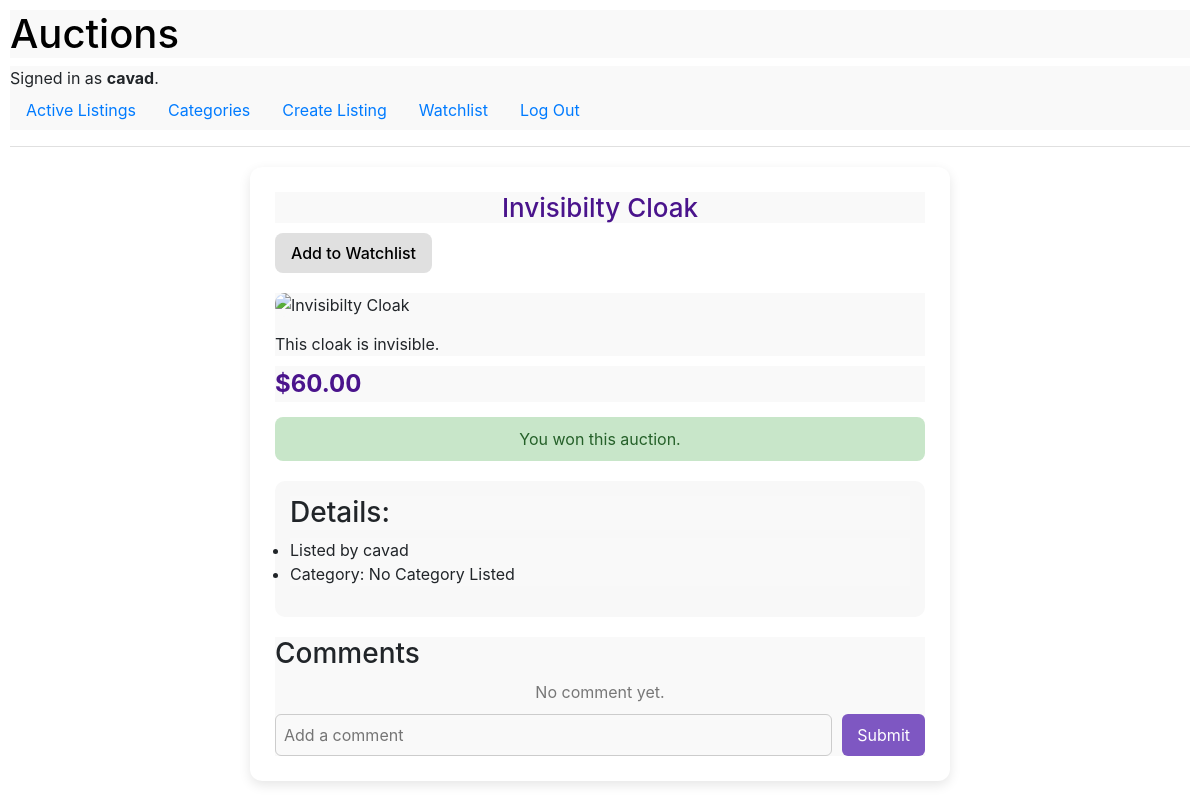
Before: /listing/1/ (signed in) with the older database file.
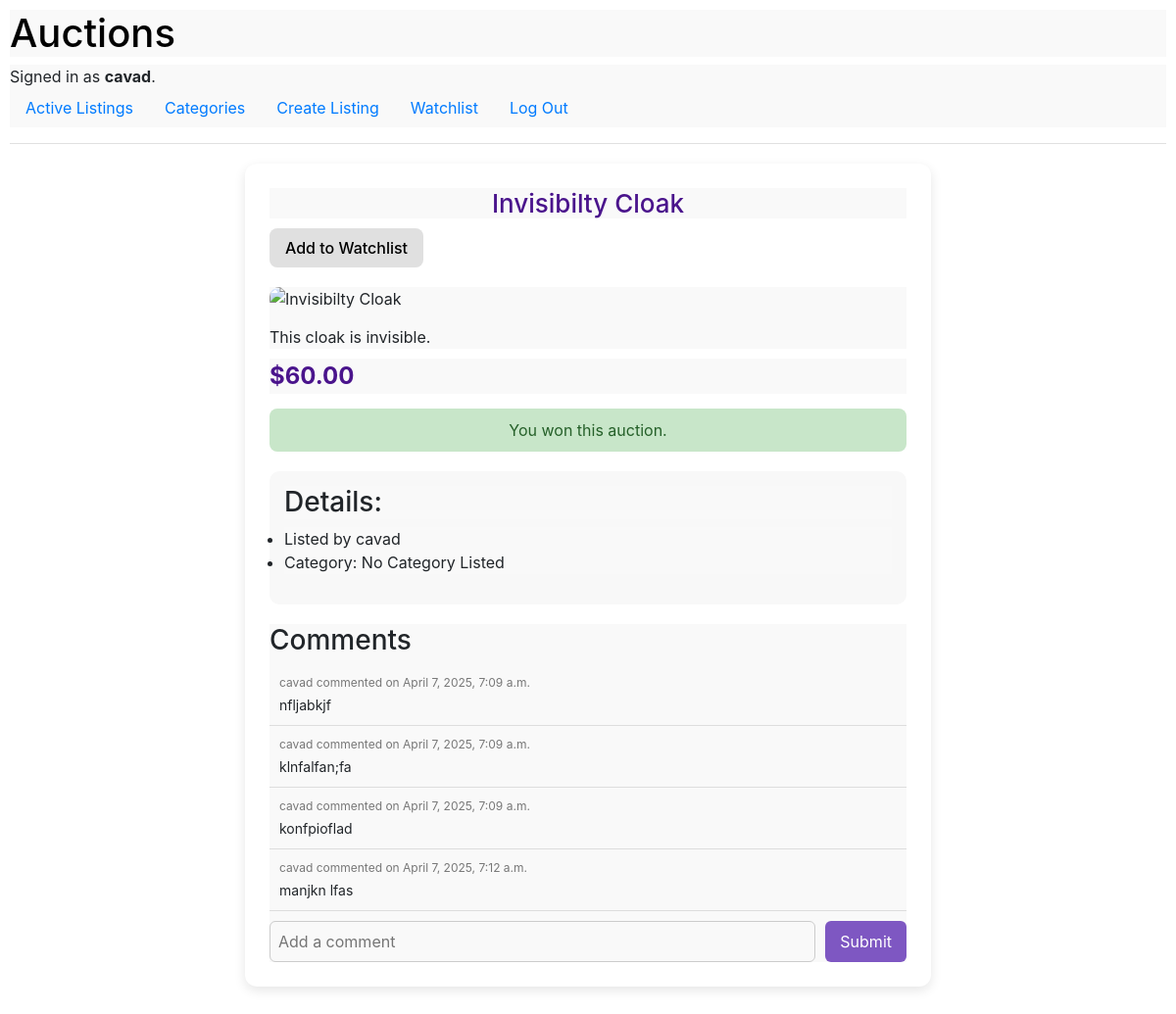
After: the same page with the newer database file.
### auctions/models.py (models this page shows, shortened)
class Comment(models.Model):
    listing = models.ForeignKey(Listing, on_delete=models.CASCADE, related_name="comments")
    author = models.ForeignKey(User, on_delete=models.CASCADE, related_name="comments")
    content = models.TextField()
    timestamp = models.DateTimeField(auto_now_add=True)

class User(AbstractUser):
    pass

### auctions/views.py (the view)
# urls.py: path("listing/<int:id>/", views.open_listing, name="open_listing"),
@login_required
def open_listing(request, id):
    listing = Listing.objects.get(pk=id)
    count = Listing.objects.get(pk=id).bids.all().count()
    comments = listing.comments.all()
    try:
        is_watching = True if User.objects.get(pk=request.user.id).watchlist.get(listing=listing) else False
    except:
        is_watching = False
    context = {"listing": listing, "count": count, 'is_watching': is_watching, 'comments': comments}
    return render(request, 'auctions/listing.html', context)

### auctions/templates/auctions/listing.html (shortened to what this page needs)
{% extends 'auctions/layout.html' %}
{% block body %}
<div class="single-listing-container">
    <h1 class="single-listing-title">{{ listing.title }}</h1>
    {% if is_watching %}
    <a href="{% url 'remove_watching' listing.id %}" class="watchlist-btn watching">Watchlist</a>
    {% else %}
    <a href="{% url 'add_watching' listing.id %}" class="watchlist-btn">Add to Watchlist</a>
    {% endif %}
    <div class="single-listing-image">
        <img src="{{ listing.image_url }}" alt="{{ listing.title }}">
    </div>
    <p class="single-listing-description">{{ listing.description }}</p>
    <div class="single-listing-price">${{ listing.current_price }}</div>
    {% if request.user.is_authenticated and listing.is_active and request.user != listing.owner %}
    <p class="bids-info">{{ count }} bid(s) so far. Your bid is the current bid.</p>
    <form action="{% url 'place_bid' listing.id %}" method="post" class="bid-form">
        {% csrf_token %}
        <input type="text" name="bid" placeholder="Enter your bid">
        <button type="submit">Place Bid</button>
    </form>
    {% elif not listing.is_active %}
        {% if request.user.id == listing.winner.id %}
        <div class="auction-message success">You won this auction.</div>
        {% else %}
        <div class="auction-message ended">The auction is no longer active.</div>
        {% endif %}
    {% endif %}
    <div class="listing-details-box">
        <h3>Details:</h3>
        <ul>
            <li>Listed by {{ listing.owner }}</li>
            {% if listing.category %}
            <li>Category: {{ listing.category }}</li>
            {% else %}
            <li>Category: No Category Listed</li>
            {% endif %}
        </ul>
    </div>
    <div class="comments-section">
        <h3>Comments</h3>
        {% for comment in comments %}
        <div class="comment">
            <div class="comment-meta">{{ comment.author }} commented on {{ comment.timestamp }}</div>
            <div class="comment-content">{{ comment.content }}</div>
        </div>
        {% empty %}
        <div class="no-comments">No comment yet.</div>
        {% endfor %}
        {% if request.user.is_authenticated %}
        <form action="{% url 'add_comment' %}" method="post" class="comment-form">
            <input type="text" name="content" placeholder="Add a comment">
            <button type="submit">Submit</button>
        </form>
        {% endif %}
    </div>
</div>
{% endblock %}

Changed rows visible on the page:
added Comment: author "cavad", timestamp "April 7, 2025, 7:09 a.m.", content "nfljabkjf"
added Comment: author "cavad", timestamp "April 7, 2025, 7:09 a.m.", content "klnfalfan;fa"
added Comment: author "cavad", timestamp "April 7, 2025, 7:09 a.m.", content "konfpioflad"
added Comment: author "cavad", timestamp "April 7, 2025, 7:12 a.m.", content "manjkn lfas"
Other visible differences:
text no longer shown: "No comment yet."
